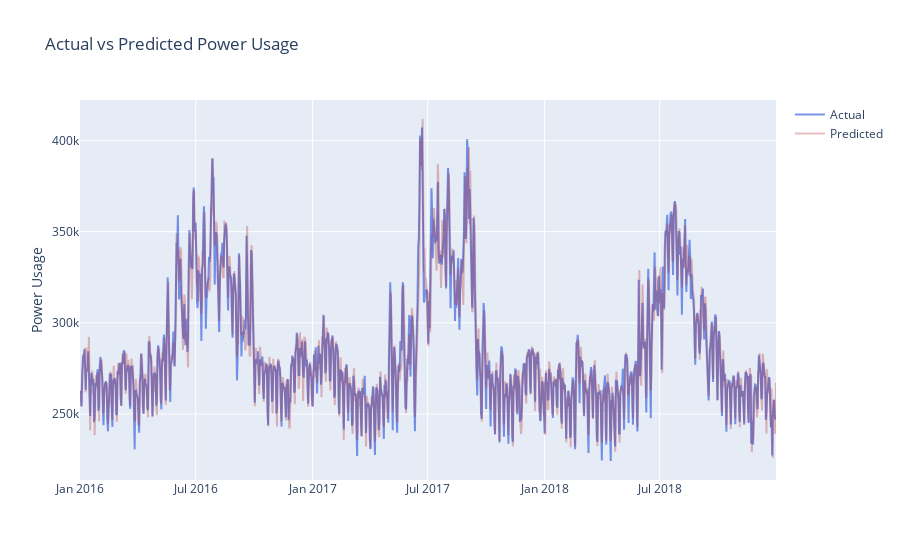

Source (notebook cell):
### Code cell
fig = go.Figure()
# Create and style traces
fig.add_trace(go.Scatter(x=times, y=pge_daily, name='Actual', opacity=0.7,
                         line=dict(color='royalblue', width=2)))
fig.add_trace(go.Scatter(x=times, y=predictions, name = 'Predicted', opacity=0.3,
                         line=dict(color='firebrick', width=2)))
fig.update_layout(title='Actual vs Predicted Power Usage',
                   yaxis_title='Power Usage')
fig.show()
fig.write_image("actual_vs_predicted.png")

### Figure 1 — Plotly figure (JSON) as saved in the notebook; plotly's stock layout.template omitted (floating-point values rounded to 4 significant figures; data arrays with more than 128 entries replaced by an {"elided": "..."} marker saying what was removed)
{"data": [{"line": {"color": "royalblue", "width": 2}, "name": "Actual", "opacity": 0.7, "type": "scatter", "x": {"elided": "1096 str values"}, "y": {"elided": "1096 float values"}}, {"line": {"color": "firebrick", "width": 2}, "name": "Predicted", "opacity": 0.3, "type": "scatter", "x": {"elided": "1096 str values"}, "y": {"elided": "1096 float values"}}], "layout": {"title": {"text": "Actual vs Predicted Power Usage"}, "yaxis": {"title": {"text": "Power Usage"}}}}
